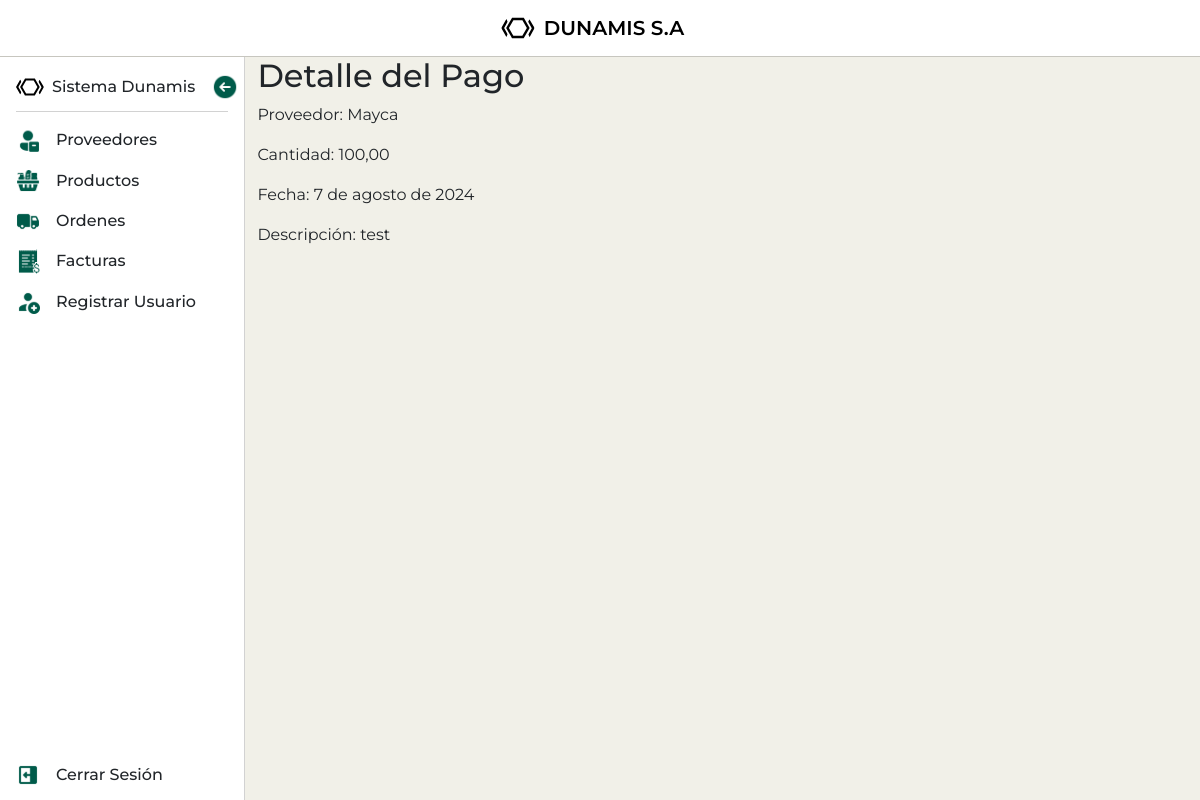
The app's page /proveedores/pagos/8/ (signed in) with its own data.
### mod_ventas/sub_mod_proveedores/models.py (models this page shows, shortened)
class PagoProveedor(models.Model):
    proveedor = models.ForeignKey(Proveedor, on_delete=models.CASCADE, related_name='pagos')
    fecha_pago = models.DateField(auto_now_add=True)
    cantidad = models.DecimalField(max_digits=10, decimal_places=2, validators=[MinValueValidator(0)])
    descripcion = models.TextField(blank=True, null=True)

class Proveedor(models.Model):
    nombre = models.CharField(max_length=150)
    correo = models.EmailField(default='')
    numero_telefonico = models.IntegerField(default=0)
    tiempo_despacho_aprox = models.IntegerField(validators=[MinValueValidator(1)], default=0)
    activo = models.BooleanField(default=True)
    slug = models.SlugField(default='', null=False)
    saldo_adeudado = models.DecimalField(max_digits=10, decimal_places=2, default=0.00, validators=[MinValueValidator(0)])

### mod_ventas/sub_mod_proveedores/views.py (the view)
# urls.py: path('pagos/<int:pk>/', PagoProveedorDetailView.as_view(), name='pago_detalle'),
class PagoProveedorDetailView(DetailView):
    model = PagoProveedor
    template_name = 'sub_mod_proveedores/pago_detail.html'
    context_object_name = 'pago'

### mod_ventas/sub_mod_proveedores/templates/sub_mod_proveedores/pago_detail.html
{% extends "base.html" %}
{% block content %}
    <h2>Detalle del Pago</h2>
    <p>Proveedor: {{ pago.proveedor.nombre }}</p>
    <p>Cantidad: {{ pago.cantidad }}</p>
    <p>Fecha: {{ pago.fecha_pago }}</p>
    <p>Descripción: {{ pago.descripcion }}</p>
{% endblock %}

### static/css/styles.css (style rules this page uses)
:root { --primary-color: #005b4a; --secondary-color: #2F4858; --font-color: #252525; --bg-color: #F1F0E8; }
body { height: 100vh; overflow: hidden; font-family: "Montserrat"; background-color: var(--bg-color); }

### records on screen
PagoProveedor: proveedor.nombre "Mayca", cantidad "100,00", fecha_pago "7 de agosto de 2024", descripcion "test"
